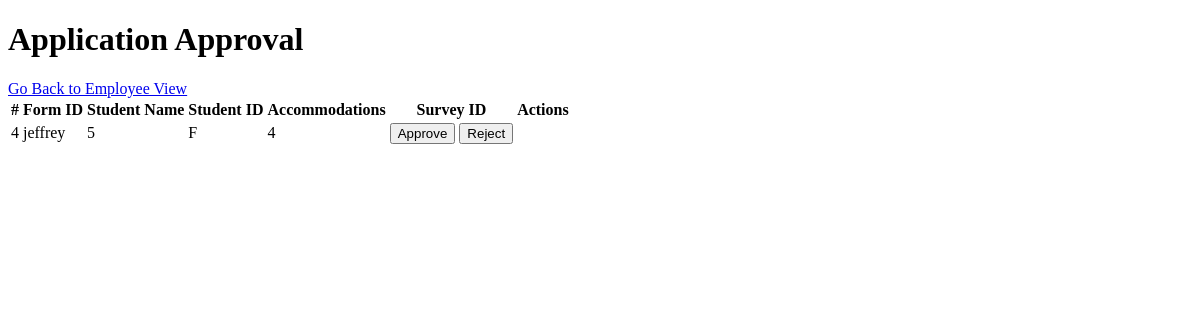
The app's page /employee/application-approval, older data.
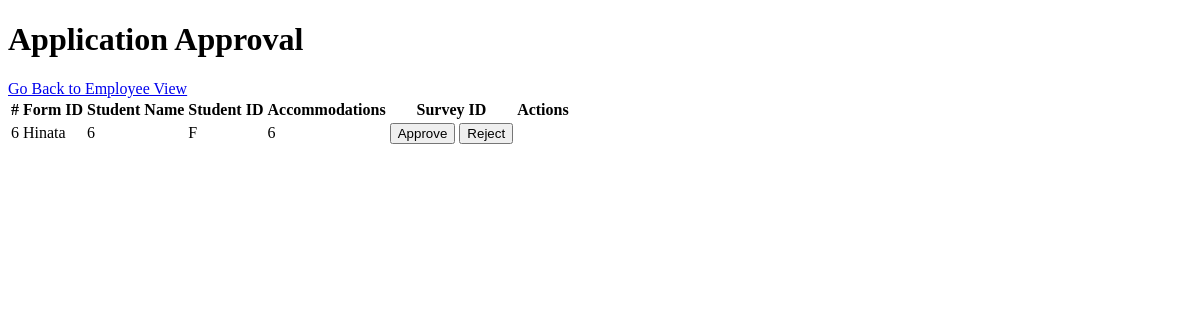
The same page, newer data.
### tables this page shows
CREATE TABLE housingForm (
    f_formID decimal(12,0) NOT NULL,
    f_studentID decimal(12,0) NOT NULL,
    f_status CHAR(1) NOT NULL,
    f_accomodations CHAR(1) NOT NULL,
    f_surveyID decimal(12,0) NOT NULL,
    FOREIGN KEY (f_surveyID) REFERENCES profileSurvey(ps_surveyID)
    FOREIGN KEY (f_studentID) REFERENCES student(s_studentID)
);

CREATE TABLE student (
    s_studentID decimal(12,0) NOT NULL,
    s_name VARCHAR(25) NOT NULL,
    s_gender CHAR(1) NOT NULL,
    s_year INT NOT NULL,
    s_email VARCHAR(100) NOT NULL UNIQUE,
    s_password VARCHAR(100) NOT NULL,
    s_buildingID decimal(12,0) NOT NULL,
    s_roomID decimal(12,0) NOT NULL,
    PRIMARY KEY (s_studentID),
    FOREIGN KEY (s_buildingID) REFERENCES building(b_buildingID),
    FOREIGN KEY (s_roomID) REFERENCES room(r_roomID)
);

### server.py (the view)
@app.route("/employee/application-approval", methods=['GET', 'POST'])
def application_approval():
    conn = open_connection()
    if conn:
        cursor = conn.cursor()
        if request.method == 'POST':
            action = request.form.get('action')  # 'approve' or 'reject'
            form_id = request.form.get('form_id')  # The form ID to update
            if action == 'approve':
                sql_update = "UPDATE housingForm SET f_status = 'A' WHERE f_formID = ?"
                cursor.execute(sql_update, (form_id,))
                conn.commit()
                flash(f"Application {form_id} approved!", "success")
            elif action == 'reject':
                sql_update = "UPDATE housingForm SET f_status = 'R' WHERE f_formID = ?"
                cursor.execute(sql_update, (form_id,))
                conn.commit()
                flash(f"Application {form_id} rejected.", "error")
            return redirect(url_for('application_approval'))
        else:
            sql_query = """
                SELECT hf.*, s.s_name
                FROM housingForm hf
                JOIN student s ON hf.f_studentID = s.s_studentID
                WHERE hf.f_status = 'F'
            """
            cursor.execute(sql_query)
            applications = cursor.fetchall()  # Fetch all records
            print(f"Applications with f_status = 'F': {applications}")
            conn.close()  # Close the connection
            return render_template("applications.html", applications=applications)
    else:
        flash("Error connecting to the database", "error")
        return redirect(url_for('employee_view'))

### server.py (called while the page is built)
def open_connection():
    conn = None
    try:
        conn = sqlite3.connect(StarRez)
        return conn
    except Error as e:
        print(f"Error connecting to database: {e}")
    return conn

### templates/applications.html (shortened to what this page needs)
<!DOCTYPE html>
<html lang="en">
<head>
</head>
<body>
    <div class="container">
        <h1 class="my-4">Application Approval</h1>
        <a href="{{ url_for('employee_view') }}" class="btn btn-primary mb-3">Go Back to Employee View</a>
        <table class="table table-bordered">
            <thead>
                <tr>
                    <th>#</th>
                    <th>Form ID</th>
                    <th>Student Name</th>
                    <th>Student ID</th>
                    <th>Accommodations</th>
                    <th>Survey ID</th>
                    <th>Actions</th>
                </tr>
            </thead>
            <tbody>
                {% for application in applications %}
                    <tr>
                        <td>{{ application[0] }}</td>
                        <td>{{ application[5] }}</td>
                        <td>{{ application[1] }}</td>
                        <td>{{ application[2] }}</td>
                        <td>{{ application[4] }}</td>
                        <td>
                            <form action="{{ url_for('application_approval') }}" method="POST" style="display:inline;">
                                <button type="submit" class="btn btn-success">Approve</button>
                            </form>
                            <form action="{{ url_for('application_approval') }}" method="POST" style="display:inline;">
                                <button type="submit" class="btn btn-danger">Reject</button>
                            </form>
                        </td>
                    </tr>
                {% else %}
                    <tr>
                        <td colspan="7">No applications found with status 'F'.</td>
                    </tr>
                {% endfor %}
            </tbody>
        </table>
    </div>
</body>
</html>

Row changes from the older to the newer data that the page shows:
no longer on this page (row edited): housingForm: f_formID "4", s_name "jeffrey", f_studentID "5", f_status "F", f_surveyID "4"
added housingForm: f_formID "6", s_name "Hinata", f_studentID "6", f_status "F", f_surveyID "6"
